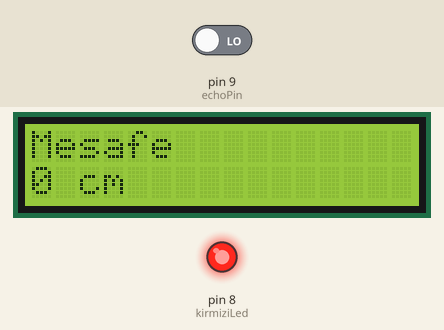
Simulated run of this sketch. Board: Arduino Uno, built with avr-gcc and run on an emulated ATmega328P. Parts: 16×2 character LCD, output pins drawn as LEDs (lit = HIGH). The test bench sets the inputs (shaded band); at power-on: pin 9 (echoPin) LOW. Pins used as bus, display or sensor lines are not drawn.

Above: at 2.51 s.
At 127.5 s:
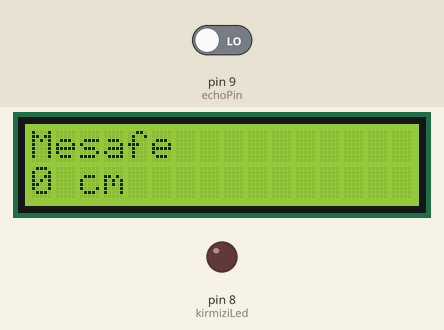
Timing chart, 0 to 129.0 s (numbered marks = the images above):
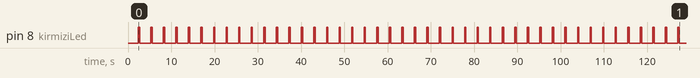

The sketch:

mesafesensor.ino
```cpp
#include <LiquidCrystal.h>

LiquidCrystal lcd {2,3,4,5,6,7};

int mesafe;  //Değişken tanımı
int sure;  //Değişken tanımı
int trigPin=10;
int echoPin=9;
int kirmiziLed=8;

void setup()
{

  lcd.begin(16,2);
  pinMode(trigPin, OUTPUT); //Ses dalgasını gönderen kısım
  pinMode(echoPin, INPUT); //Ses dalgasını alan kısım
  pinMode(kirmiziLed, OUTPUT);

}

void loop()
{

  digitalWrite(trigPin, LOW);
  delay(200);

  digitalWrite(trigPin, HIGH); //Ses dalgası gönderilir
  delay(1000);

  digitalWrite(trigPin, LOW);
  sure=pulseIn(echoPin, HIGH); //Gelen darbe ölçülür sureye atanır

  mesafe=(sure/2) /29,1; //cm cinsine çevrilir

  lcd.setCursor(0,0); //1. satır
  lcd.print("Mesafe");
  lcd.setCursor(0,1); //2. satır
  lcd.print(mesafe);
  lcd.print(" cm");
  delay(100);


  if(mesafe<80){
    digitalWrite(kirmiziLed, HIGH);
    delay(300);
    digitalWrite(kirmiziLed, LOW);
    delay(300);
  }
  else{
    digitalWrite(kirmiziLed, LOW);

  }

}
```

Measured:
- by itself, pin 8 (kirmiziLed): alternates HIGH for 0.30 s and LOW for 2.6 s
